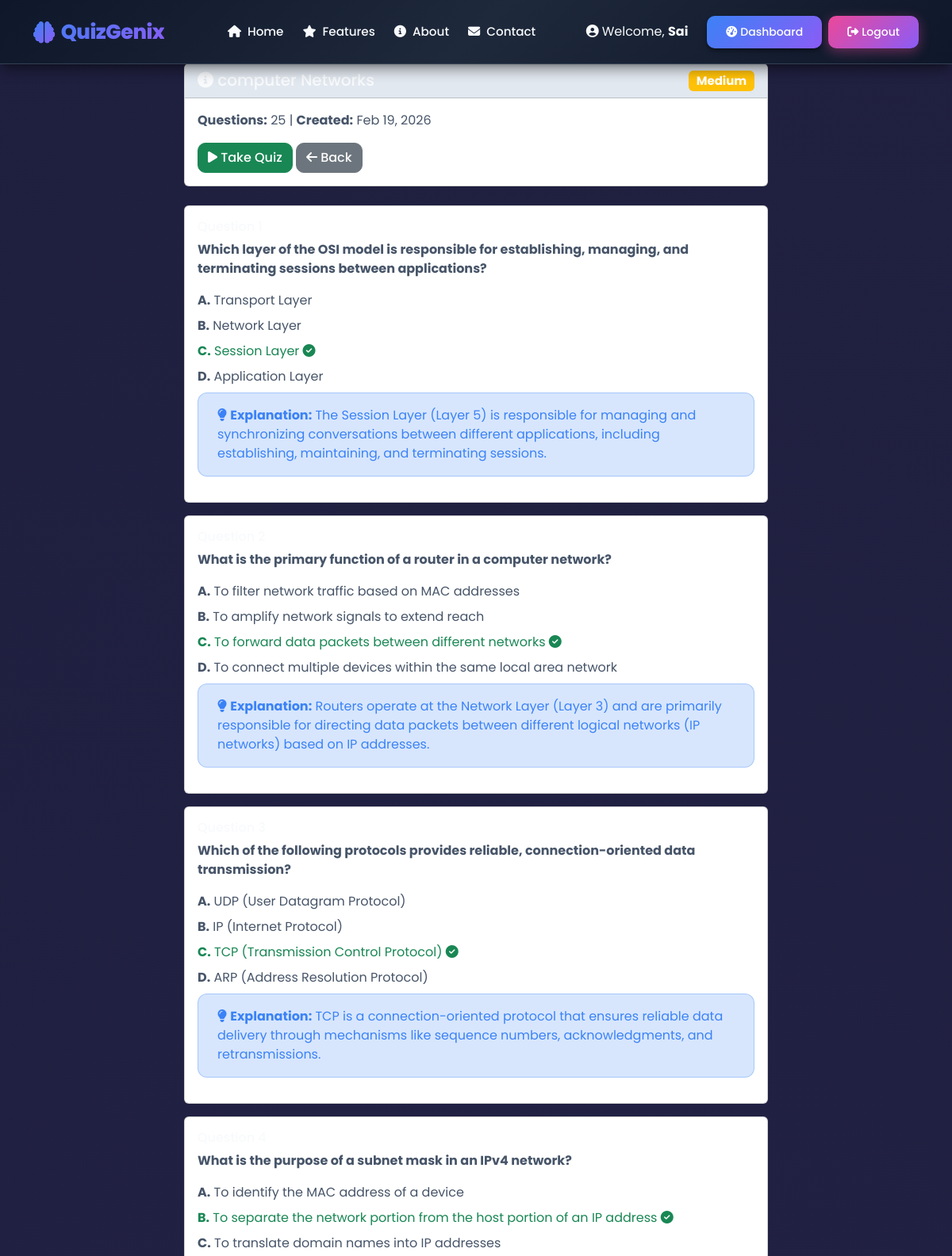
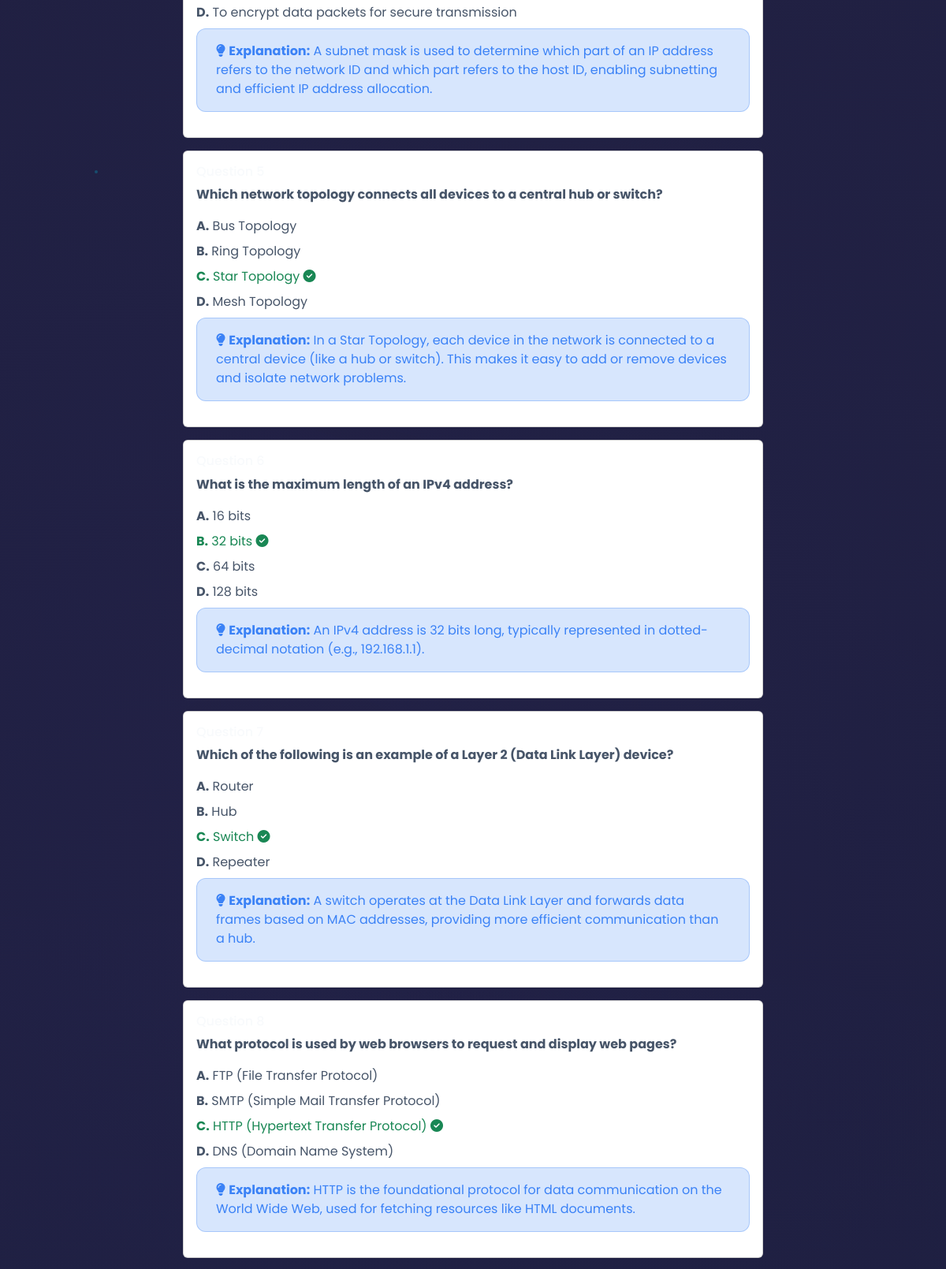
The app's page /quiz/9/detail/ (signed in, upper part) with its own data (2 pictures, top to bottom).
### quiz_project/quiz/models.py (models this page shows, shortened)
class Quiz(models.Model):
    DIFFICULTY_CHOICES = [
        ('Easy', 'Easy'),
        ('Medium', 'Medium'),
        ('Hard', 'Hard'),
    ]
    user = models.ForeignKey(User, on_delete=models.CASCADE, related_name='quizzes')
    pdf = models.ForeignKey(PDFDocument, on_delete=models.CASCADE, related_name='quizzes')
    subject = models.CharField(max_length=255)
    difficulty = models.CharField(max_length=20, choices=DIFFICULTY_CHOICES)
    number_of_questions = models.IntegerField()
    created_at = models.DateTimeField(auto_now_add=True)
    is_completed = models.BooleanField(default=False)
    class Meta:
        ordering = ['-created_at']

class Question(models.Model):
    quiz = models.ForeignKey(Quiz, on_delete=models.CASCADE, related_name='questions')
    question_text = models.TextField()
    option_a = models.CharField(max_length=500)
    option_b = models.CharField(max_length=500)
    option_c = models.CharField(max_length=500)
    option_d = models.CharField(max_length=500)
    correct_answer = models.CharField(max_length=1, choices=[
        ('A', 'A'),
        ('B', 'B'),
        ('C', 'C'),
        ('D', 'D'),
    ])
    explanation = models.TextField(blank=True, null=True)
    order = models.IntegerField(default=0)
    class Meta:
        ordering = ['order']

### quiz_project/quiz/views.py (the view)
# urls.py: path('quiz/<int:quiz_id>/detail/', views.quiz_detail, name='quiz_detail'),
@login_required
def quiz_detail(request, quiz_id):
    quiz = get_object_or_404(Quiz, id=quiz_id)
    questions = quiz.questions.all()
    if request.user.is_staff or request.user.is_superuser:
        answers = UserAnswer.objects.filter(quiz=quiz)
        result = Result.objects.filter(quiz=quiz)
    else:
        answers = UserAnswer.objects.filter(user=request.user, quiz=quiz)
        result = Result.objects.filter(user=request.user, quiz=quiz).first()
    context = {
        'quiz': quiz,
        'questions': questions,
        'answers': answers,
        'result': result,
    }
    return render(request, 'quiz/quiz_detail.html', context)

### quiz_project/templates/quiz/quiz_detail.html (shortened to what this page needs)
{% extends 'quiz/base.html' %}
{% block content %}
<div class="row">
    <div class="col-lg-8 mx-auto">
        <div class="card mb-4">
            <div class="card-header bg-primary text-white">
                <h5 class="mb-0">
                    <i class="fas fa-info-circle"></i> {{ quiz.subject }}
                    <span class="badge bg-{% if quiz.difficulty == 'Easy' %}success{% elif quiz.difficulty == 'Medium' %}warning{% else %}danger{% endif %} float-end">
                        {{ quiz.difficulty }}
                    </span>
                </h5>
            </div>
            <div class="card-body">
                <div class="mb-3">
                    <strong>Questions:</strong> {{ quiz.number_of_questions }} |
                    <strong>Created:</strong> {{ quiz.created_at|date:"M d, Y" }}
                </div>
                <a href="{% url 'take_quiz' quiz.id %}" class="btn btn-success">
                    <i class="fas fa-play"></i> Take Quiz
                </a>
                <a href="{% url 'dashboard' %}" class="btn btn-secondary">
                    <i class="fas fa-arrow-left"></i> Back
                </a>
            </div>
        </div>
        {% for question in questions %}
        <div class="card mb-3">
            <div class="card-body">
                <h6 class="text-primary">Question {{ forloop.counter }}</h6>
                <p class="fw-bold">{{ question.question_text }}</p>
                <div class="options">
                    <div class="option-item mb-2 {% if question.correct_answer == 'A' %}text-success{% endif %}">
                        <strong>A.</strong> {{ question.option_a }}
                    </div>
                    <div class="option-item mb-2 {% if question.correct_answer == 'B' %}text-success{% endif %}">
                        <strong>B.</strong> {{ question.option_b }}
                        {% if question.correct_answer == 'B' %}
                            <i class="fas fa-check-circle"></i>
                        {% endif %}
                    </div>
                    <div class="option-item mb-2 {% if question.correct_answer == 'C' %}text-success{% endif %}">
                        <strong>C.</strong> {{ question.option_c }}
                        {% if question.correct_answer == 'C' %}
                            <i class="fas fa-check-circle"></i>
                        {% endif %}
                    </div>
                    <div class="option-item mb-2 {% if question.correct_answer == 'D' %}text-success{% endif %}">
                        <strong>D.</strong> {{ question.option_d }}
                    </div>
                </div>
                {% if question.explanation %}
                <div class="alert alert-info mt-2">
                    <i class="fas fa-lightbulb"></i>
                    <strong>Explanation:</strong> {{ question.explanation }}
                </div>
                {% endif %}
            </div>
        </div>
        {% endfor %}
    </div>
</div>
{% endblock %}

### quiz_project/templates/quiz/base.html (shortened to what this page needs)
<!DOCTYPE html>
<html lang="en">
<head>
    <link href="https://cdn.jsdelivr.net/npm/bootstrap@5.3.0/dist/css/bootstrap.min.css" rel="stylesheet">
    <link rel="stylesheet" href="https://cdnjs.cloudflare.com/ajax/libs/font-awesome/6.4.0/css/all.min.css">
</head>
<body>
    <div class="bg-animation">
        <div class="particles">
            <div class="particle"></div>
        </div>
    </div>
    <nav class="quiz-navbar navbar navbar-expand-lg navbar-dark">
        <div class="container">
            <a class="navbar-brand" href="{% url 'landing' %}">
                <i class="fas fa-brain"></i>
                QuizGenix
            </a>
            <div class="collapse navbar-collapse" id="navbarNav">
                <ul class="navbar-nav mx-auto">
                    <li class="nav-item">
                        <a class="nav-link {% if request.resolver_match.url_name == 'landing' or request.resolver_match.url_name == 'home' %}active{% endif %}" href="{% url 'landing' %}">
                            <i class="fas fa-home me-1"></i> Home
                        </a>
                    </li>
                    <li class="nav-item">
                        <a class="nav-link" href="{% url 'landing' %}#features">
                            <i class="fas fa-star me-1"></i> Features
                        </a>
                    </li>
                    <li class="nav-item">
                        <a class="nav-link" href="{% url 'about' %}">
                            <i class="fas fa-info-circle me-1"></i> About
                        </a>
                    </li>
                    <li class="nav-item">
                        <a class="nav-link" href="{% url 'contact' %}">
                            <i class="fas fa-envelope me-1"></i> Contact
                        </a>
                    </li>
                </ul>
                {% if user.is_authenticated %}
                <div class="d-flex gap-2 align-items-center">
                    {% if user.is_staff %}
                    <span class="text-light me-3">
                        <i class="fas fa-user-shield me-1"></i>Welcome, <strong>Admin {{ user.username }}</strong>
                    </span>
                    <a href="{% url 'admin_dashboard' %}" class="btn btn-gradient">
                        <i class="fas fa-cogs me-1"></i>Admin Panel
                    </a>
                    <a href="{% url 'admin_logout' %}" class="btn btn-gradient btn-gradient-secondary">
                        <i class="fas fa-sign-out-alt me-1"></i>Logout
                    </a>
                    {% else %}
                    <span class="text-light me-3">
                        <i class="fas fa-user-circle me-1"></i>Welcome, <strong>{{ user.username }}</strong>
                    </span>
                    <a href="{% url 'dashboard' %}" class="btn btn-gradient">
                        <i class="fas fa-tachometer-alt me-1"></i>Dashboard
                    </a>
                    <a href="{% url 'logout' %}" class="btn btn-gradient btn-gradient-secondary">
                        <i class="fas fa-sign-out-alt me-1"></i>Logout
                    </a>
                    {% endif %}
                </div>
                {% endif %}
            </div>
        </div>
    </nav>
    <div class="main-content">
        <div class="container">
            {% block content %}{% endblock %}
        </div>
    </div>
</body>
</html>

### records on screen
Quiz: subject "computer Networks", difficulty "Medium", number_of_questions "25", created_at "Feb 19, 2026"
Question: question_text "Which layer of the OSI model is responsible for establishing, managing, and terminating sessions between applications?", option_a "Transport Layer", option_b "Network Layer", option_c "Session Layer", option_d "Application Layer", explanation "The Session Layer (Layer 5) is responsible for managing and synchronizing conversations between different applications, including establishing, maintaining, and terminating sessions."
Question: question_text "What is the primary function of a router in a computer network?", option_a "To filter network traffic based on MAC addresses", option_b "To amplify network signals to extend reach", option_c "To forward data packets between different networks", option_d "To connect multiple devices within the same local area network", explanation "Routers operate at the Network Layer (Layer 3) and are primarily responsible for directing data packets between different logical networks (IP networks) based on IP addresses."
Question: question_text "Which of the following protocols provides reliable, connection-oriented data transmission?", option_a "UDP (User Datagram Protocol)", option_b "IP (Internet Protocol)", option_c "TCP (Transmission Control Protocol)", option_d "ARP (Address Resolution Protocol)", explanation "TCP is a connection-oriented protocol that ensures reliable data delivery through mechanisms like sequence numbers, acknowledgments, and retransmissions."
Question: question_text "What is the purpose of a subnet mask in an IPv4 network?", option_a "To identify the MAC address of a device", option_b "To separate the network portion from the host portion of an IP address", option_c "To translate domain names into IP addresses", option_d "To encrypt data packets for secure transmission", explanation "A subnet mask is used to determine which part of an IP address refers to the network ID and which part refers to the host ID, enabling subnetting and efficient IP address allocation."
Question: question_text "Which network topology connects all devices to a central hub or switch?", option_a "Bus Topology", option_b "Ring Topology", option_c "Star Topology", option_d "Mesh Topology", explanation "In a Star Topology, each device in the network is connected to a central device (like a hub or switch). This makes it easy to add or remove devices and isolate network problems."
Question: question_text "What is the maximum length of an IPv4 address?", option_a "16 bits", option_b "32 bits", option_c "64 bits", option_d "128 bits", explanation "An IPv4 address is 32 bits long, typically represented in dotted-decimal notation (e.g., 192.168.1.1)."
Question: question_text "Which of the following is an example of a Layer 2 (Data Link Layer) device?", option_a "Router", option_b "Hub", option_c "Switch", option_d "Repeater", explanation "A switch operates at the Data Link Layer and forwards data frames based on MAC addresses, providing more efficient communication than a hub."
Question: question_text "What protocol is used by web browsers to request and display web pages?", option_a "FTP (File Transfer Protocol)", option_b "SMTP (Simple Mail Transfer Protocol)", option_c "HTTP (Hypertext Transfer Protocol)", option_d "DNS (Domain Name System)", explanation "HTTP is the foundational protocol for data communication on the World Wide Web, used for fetching resources like HTML documents."

### other values on screen
{{ user.username }} "Sai"
